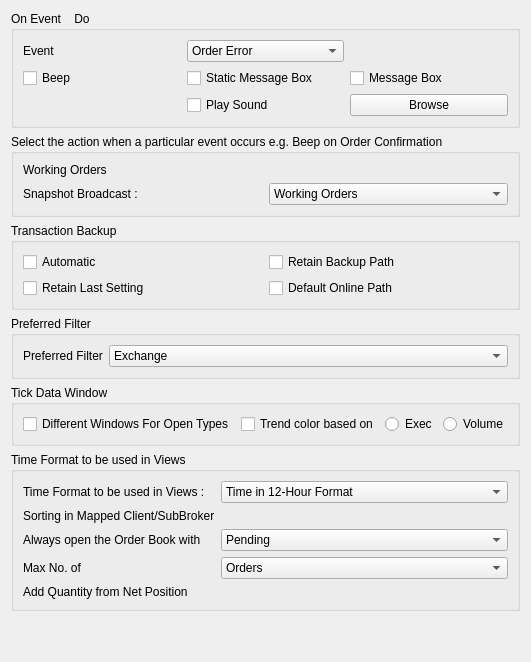
     <widget class="QWidget" name="alertsMsgTab">
      <attribute name="title">
       <string>Alerts Msg</string>
      </attribute>
      <layout class="QVBoxLayout" name="verticalLayout_11">
       <item>
        <widget class="QGroupBox" name="onEventGroup">
         <property name="title">
          <string>On Event    Do</string>
         </property>
         <layout class="QGridLayout" name="gridLayout_8">
          <item row="0" column="0">
           <widget class="QLabel" name="label_45">
            <property name="text">
             <string>Event</string>
            </property>
           </widget>
          </item>
          <item row="0" column="1">
           <widget class="QComboBox" name="eventCombo">
            <item>
             <property name="text">
              <string>Order Error</string>
             </property>
            </item>
           </widget>
          </item>
          <item row="1" column="0">
           <widget class="QCheckBox" name="beepCheckBox">
            <property name="text">
             <string>Beep</string>
            </property>
           </widget>
          </item>
          <item row="1" column="1">
           <widget class="QCheckBox" name="staticMsgCheckBox">
            <property name="text">
             <string>Static Message Box</string>
            </property>
           </widget>
          </item>
          <item row="1" column="2">
           <widget class="QCheckBox" name="messageBoxCheckBox">
            <property name="text">
             <string>Message Box</string>
            </property>
           </widget>
          </item>
          <item row="2" column="1">
           <widget class="QCheckBox" name="playSoundCheckBox">
            <property name="text">
             <string>Play Sound</string>
            </property>
           </widget>
          </item>
          <item row="2" column="2">
           <widget class="QPushButton" name="browseButton_2">
            <property name="text">
             <string>Browse</string>
            </property>
           </widget>
          </item>
         </layout>
        </widget>
       </item>
       <item>
        <widget class="QGroupBox" name="beepOnOrderGroup">
         <property name="title">
          <string>Select the action when a particular event occurs e.g. Beep on Order Confirmation</string>
         </property>
         <layout class="QGridLayout" name="gridLayout_9">
          <item row="0" column="0">
           <widget class="QLabel" name="label_46">
            <property name="text">
             <string>Working Orders</string>
            </property>
           </widget>
          </item>
          <item row="1" column="0">
           <widget class="QLabel" name="label_47">
            <property name="text">
             <string>Snapshot Broadcast :</string>
            </property>
           </widget>
          </item>
          <item row="1" column="1">
           <widget class="QComboBox" name="snapshotBroadcastCombo">
            <item>
             <property name="text">
              <string>Working Orders</string>
             </property>
            </item>
           </widget>
          </item>
         </layout>
        </widget>
       </item>
       <item>
        <widget class="QGroupBox" name="transactionBackupGroup">
         <property name="title">
          <string>Transaction Backup</string>
         </property>
         <layout class="QGridLayout" name="gridLayout_10">
          <item row="0" column="0">
           <widget class="QCheckBox" name="automaticCheckBox">
            <property name="text">
             <string>Automatic</string>
            </property>
           </widget>
          </item>
          <item row="0" column="1">
           <widget class="QCheckBox" name="retainBackupPathCheckBox">
            <property name="text">
             <string>Retain Backup Path</string>
            </property>
           </widget>
          </item>
          <item row="1" column="0">
           <widget class="QCheckBox" name="retainLastSettingCheckBox">
            <property name="text">
             <string>Retain Last Setting</string>
            </property>
           </widget>
          </item>
          <item row="1" column="1">
           <widget class="QCheckBox" name="defaultOnlinePathCheckBox">
            <property name="text">
             <string>Default Online Path</string>
            </property>
           </widget>
          </item>
         </layout>
        </widget>
       </item>
       <item>
        <widget class="QGroupBox" name="preferredFilterGroup">
         <property name="title">
          <string>Preferred Filter</string>
         </property>
         <layout class="QFormLayout" name="formLayout_14">
          <item row="0" column="0">
           <widget class="QLabel" name="label_48">
            <property name="text">
             <string>Preferred Filter</string>
            </property>
           </widget>
          </item>
          <item row="0" column="1">
           <widget class="QComboBox" name="preferredFilterCombo">
            <item>
             <property name="text">
              <string>Exchange</string>
             </property>
            </item>
           </widget>
          </item>
         </layout>
        </widget>
       </item>
       <item>
        <widget class="QGroupBox" name="tickDataGroup">
         <property name="title">
          <string>Tick Data Window</string>
         </property>
         <layout class="QGridLayout" name="gridLayout_11">
          <item row="0" column="0">
           <widget class="QCheckBox" name="differentWindowsCheckBox">
            <property name="text">
             <string>Different Windows For Open Types</string>
            </property>
           </widget>
          </item>
          <item row="0" column="1">
           <widget class="QCheckBox" name="trendColorBasedCheckBox">
            <property name="text">
             <string>Trend color based on</string>
            </property>
           </widget>
          </item>
          <item row="0" column="2">
           <widget class="QRadioButton" name="execRadio">
            <property name="text">
             <string>Exec</string>
            </property>
           </widget>
          </item>
          <item row="0" column="3">
           <widget class="QRadioButton" name="volumeRadio">
            <property name="text">
             <string>Volume</string>
            </property>
           </widget>
          </item>
         </layout>
        </widget>
       </item>
       <item>
        <widget class="QGroupBox" name="timeFormatGroup">
         <property name="title">
          <string>Time Format to be used in Views</string>
         </property>
         <layout class="QFormLayout" name="formLayout_15">
          <item row="0" column="0">
           <widget class="QLabel" name="label_49">
            <property name="text">
             <string>Time Format to be used in Views :</string>
            </property>
           </widget>
          </item>
          <item row="0" column="1">
           <widget class="QComboBox" name="timeFormatCombo">
            <item>
             <property name="text">
              <string>Time in 12-Hour Format</string>
             </property>
            </item>
           </widget>
          </item>
          <item row="1" column="0">
           <widget class="QLabel" name="label_50">
            <property name="text">
             <string>Sorting in Mapped Client/SubBroker</string>
            </property>
           </widget>
          </item>
          <item row="2" column="0">
           <widget class="QLabel" name="label_51">
            <property name="text">
             <string>Always open the Order Book with</string>
            </property>
           </widget>
          </item>
          <item row="2" column="1">
           <widget class="QComboBox" name="orderBookCombo">
            <item>
             <property name="text">
              <string>Pending</string>
             </property>
            </item>
           </widget>
          </item>
          <item row="3" column="0">
           <widget class="QLabel" name="label_52">
            <property name="text">
             <string>Max No. of</string>
            </property>
           </widget>
          </item>
          <item row="3" column="1">
           <widget class="QComboBox" name="maxNoCombo">
            <item>
             <property name="text">
              <string>Orders</string>
             </property>
            </item>
           </widget>
          </item>
          <item row="4" column="0">
           <widget class="QLabel" name="label_53">
            <property name="text">
             <string>Add Quantity from Net Position</string>
            </property>
           </widget>
          </item>
         </layout>
        </widget>
       </item>
       <item>
        <spacer name="verticalSpacer_6">
         <property name="orientation">
          <enum>Qt::Vertical</enum>
         </property>
         <property name="sizeHint" stdset="0">
          <size>
           <width>20</width>
           <height>40</height>
          </size>
         </property>
        </spacer>
       </item>
      </layout>
     </widget>
